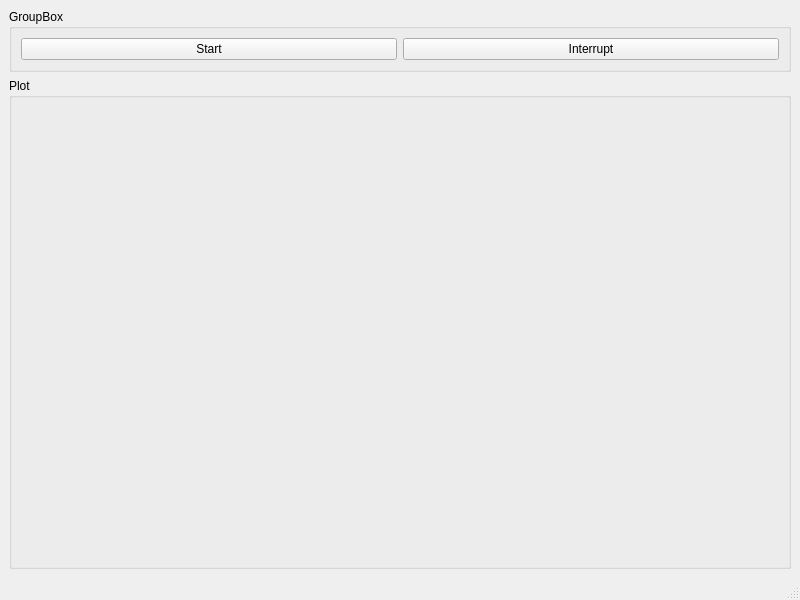
<?xml version="1.0" encoding="UTF-8"?>
<ui version="4.0">
 <class>rand_gen_optmizer_Window</class>
 <widget class="QMainWindow" name="rand_gen_optmizer_Window">
  <property name="geometry">
   <rect>
    <x>0</x>
    <y>0</y>
    <width>800</width>
    <height>600</height>
   </rect>
  </property>
  <property name="windowTitle">
   <string>Rand Gen Optimizer</string>
  </property>
  <widget class="QWidget" name="centralwidget">
   <layout class="QVBoxLayout" name="verticalLayout" stretch="0,1">
    <item>
     <widget class="QGroupBox" name="groupBox">
      <property name="title">
       <string>GroupBox</string>
      </property>
      <layout class="QGridLayout" name="gridLayout">
       <item row="0" column="0">
        <widget class="QPushButton" name="start_pushButton">
         <property name="text">
          <string>Start</string>
         </property>
        </widget>
       </item>
       <item row="0" column="1">
        <widget class="QPushButton" name="interrupt_pushButton">
         <property name="text">
          <string>Interrupt</string>
         </property>
        </widget>
       </item>
      </layout>
     </widget>
    </item>
    <item>
     <widget class="QGroupBox" name="plot_groupBox">
      <property name="title">
       <string>Plot</string>
      </property>
      <layout class="QVBoxLayout" name="verticalLayout_2"/>
     </widget>
    </item>
   </layout>
  </widget>
  <widget class="QMenuBar" name="menubar">
   <property name="geometry">
    <rect>
     <x>0</x>
     <y>0</y>
     <width>800</width>
     <height>22</height>
    </rect>
   </property>
  </widget>
  <widget class="QStatusBar" name="statusbar"/>
 </widget>
 <resources/>
 <connections/>
</ui>
